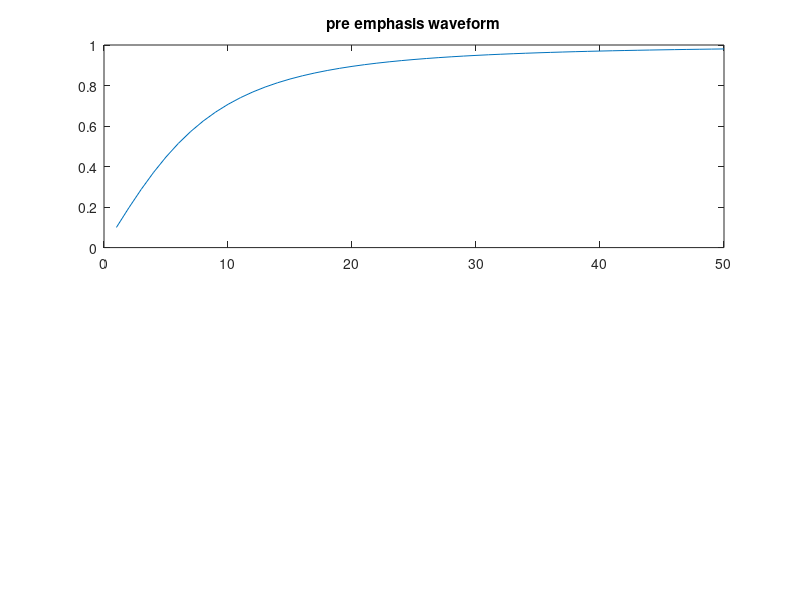

Write MATLAB code to recreate this figure.
clc
close all;

f1=10;
for f=1:50
    x(f)=(1/sqrt(1+(f1/f)^2));
    f2(f)=f;
    subplot(2,1,1);
    plot(f2,x);
    title('pre emphasis waveform');
end



